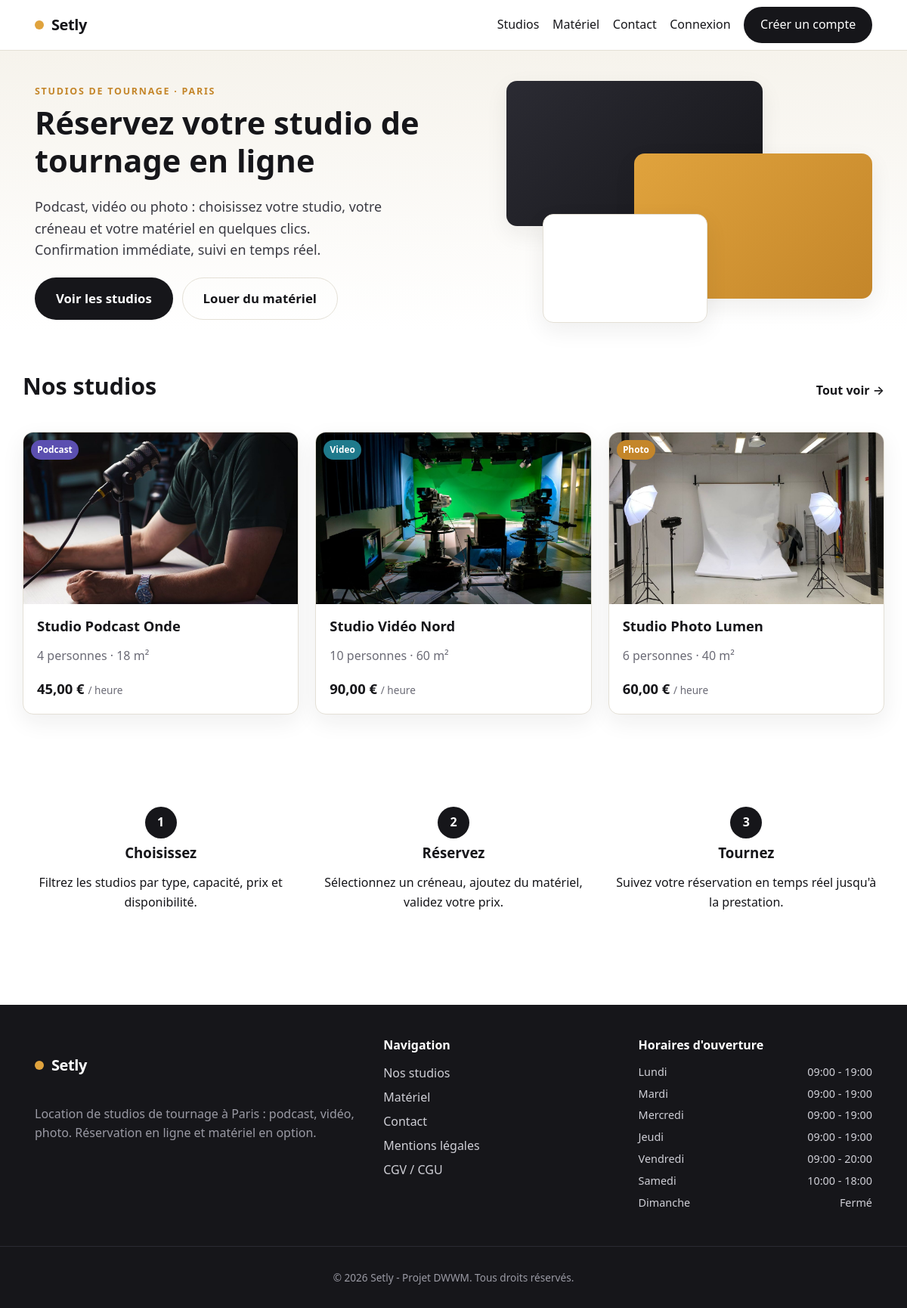
The page / on the database its author committed.
### tables this page shows
CREATE TABLE studio (
    id_studio           INT AUTO_INCREMENT PRIMARY KEY,
    id_type             INT NOT NULL,
    nom                 VARCHAR(120) NOT NULL,
    description         TEXT,
    capacite            INT NOT NULL,
    surface_m2          INT,
    tarif_horaire_cents INT NOT NULL,
    duree_min_heures    INT NOT NULL DEFAULT 2,
    conditions          TEXT,
    actif               TINYINT(1) NOT NULL DEFAULT 1,
    CONSTRAINT fk_studio_type FOREIGN KEY (id_type) REFERENCES type_studio(id_type)
);

CREATE TABLE type_studio (
    id_type      INT AUTO_INCREMENT PRIMARY KEY,
    libelle      VARCHAR(30) NOT NULL UNIQUE
);

CREATE TABLE horaire (
    id_horaire      INT AUTO_INCREMENT PRIMARY KEY,
    jour_semaine    VARCHAR(10) NOT NULL,
    heure_ouverture TIME,
    heure_fermeture TIME,
    ferme           TINYINT(1) NOT NULL DEFAULT 0
);

### src/Controller/Controller.php (called while the page is built, shortened)
<?php
abstract class Controller
{
    protected function view(string $template, array $data = [], string $layout = 'layouts/main'): void
    {
        View::render($template, $data, $layout);
    }
}

### src/Controller/PublicController.php (called while the page is built, shortened)
<?php
final class PublicController extends Controller
{
    public function home(Request $request): void
    {
        $this->view('public/home', [
            'title'    => 'Setly — Réservez votre studio de tournage',
            'studios'  => Studio::highlighted(3),
            'avis'     => Avis::validatedForHome(3),
            'horaires' => Horaire::all(),
        ]);
    }
}

### public/index.php (called while the page is built, shortened)
<?php
require __DIR__ . '/../src/bootstrap.php';
$routes = require __DIR__ . '/../config/routes.php';
$router = new Router($routes);
$router->dispatch(
    $_SERVER['REQUEST_METHOD'],
    parse_url($_SERVER['REQUEST_URI'], PHP_URL_PATH) ?: '/'
);

### src/bootstrap.php (called while the page is built, shortened)
<?php
spl_autoload_register(static function (string $class): void {
    $prefix  = 'App\\';
    $baseDir = __DIR__ . '/';
    $relative = substr($class, strlen($prefix));
    $file     = $baseDir . str_replace('\\', '/', $relative) . '.php';
});
App\Core\Config::load(require __DIR__ . '/../config/config.php');
require __DIR__ . '/helpers.php';

### src/Core/Config.php (called while the page is built, shortened)
<?php
final class Config
{
    private static array $items = [];
    public static function load(array $items): void
    {
        self::$items = $items;
    }
    public static function get(string $key, mixed $default = null): mixed
    {
        $segments = explode('.', $key);
        $value    = self::$items;
        foreach ($segments as $segment) {
            if (is_array($value) && array_key_exists($segment, $value)) {
                $value = $value[$segment];
            } else {
                return $default;
            }
        }
        return $value;
    }
}

### src/Core/Database.php (called while the page is built, shortened)
<?php
final class Database
{
    private static ?PDO $pdo = null;
    public static function connection(): PDO
    {
        if (self::$pdo instanceof PDO) {
            return self::$pdo;
        }
        $host = Config::get('db.host');
        $port = Config::get('db.port');
        $name = Config::get('db.name');
        $dsn  = "mysql:host={$host};port={$port};dbname={$name};charset=utf8mb4";
        $options = [
            PDO::ATTR_ERRMODE            => PDO::ERRMODE_EXCEPTION,
            PDO::ATTR_DEFAULT_FETCH_MODE => PDO::FETCH_ASSOC,
            PDO::ATTR_EMULATE_PREPARES   => false,
        ];
        $ca = (string) Config::get('db.ssl_ca');
        try {
            self::$pdo = new PDO($dsn, Config::get('db.user'), Config::get('db.pass'), $options);
        } catch (PDOException $e) {
            http_response_code(500);
            exit('Connexion à la base de données impossible.');
        }
        return self::$pdo;
    }
}

### src/Model/Studio.php (called while the page is built, shortened)
<?php
final class Studio
{
    public static function highlighted(int $limit = 3): array
    {
        $stmt = Database::connection()->prepare(
            "SELECT s.*, t.libelle AS type_libelle,
                    (SELECT url FROM studio_photo p WHERE p.id_studio = s.id_studio ORDER BY position LIMIT 1) AS photo
             FROM studio s JOIN type_studio t ON t.id_type = s.id_type
             WHERE s.actif = 1 ORDER BY s.id_studio LIMIT :lim"
        );
        $stmt->bindValue(':lim', $limit, \PDO::PARAM_INT);
        $stmt->execute();
        return $stmt->fetchAll();
    }
}

### src/Core/Security.php (called while the page is built, shortened)
<?php
final class Security
{
    public static function e(?string $value): string
    {
        return htmlspecialchars((string) $value, ENT_QUOTES, 'UTF-8');
    }
}

### src/helpers.php (called while the page is built, shortened)
<?php
if (!function_exists('e')) {
    function e(?string $value): string
    {
        return Security::e($value);
    }
}
if (!function_exists('price')) {
    function price(int $cents): string
    {
        return TarifService::format($cents);
    }
}
if (!function_exists('active')) {
    function active(string $path, string $class = 'is-active'): string
    {
        $current = parse_url($_SERVER['REQUEST_URI'] ?? '/', PHP_URL_PATH) ?: '/';
        return $current === $path ? $class : '';
    }
}

### src/Service/TarifService.php (called while the page is built, shortened)
<?php
final class TarifService
{
    public static function format(int $cents): string
    {
        return number_format($cents / 100, 2, ',', ' ') . ' €';
    }
}

### src/Core/Session.php (called while the page is built, shortened)
<?php
final class Session
{
    public static function has(string $key): bool
    {
        return isset($_SESSION[$key]);
    }
}

### src/Core/Auth.php (called while the page is built, shortened)
<?php
final class Auth
{
    public static function check(): bool
    {
        return Session::has('user');
    }
}

### src/Model/Horaire.php (called while the page is built, shortened)
<?php
final class Horaire
{
    public static function all(): array
    {
        $rows = Database::connection()->query("SELECT * FROM horaire")->fetchAll();
        usort($rows, static fn ($a, $b) =>
            array_search($a['jour_semaine'], self::ORDER, true) <=> array_search($b['jour_semaine'], self::ORDER, true)
        );
        return $rows;
    }
}

### views/public/home.php (the view, shortened to what this page needs)
<section class="hero">
    <div class="container hero__inner">
        <div class="hero__text">
            <p class="eyebrow">Studios de tournage · Paris</p>
            <h1>Réservez votre studio de tournage en ligne</h1>
            <p class="lead">Podcast, vidéo ou photo : choisissez votre studio, votre créneau et votre matériel en quelques clics. Confirmation immédiate, suivi en temps réel.</p>
            <div class="hero__actions">
                <a class="btn btn--primary btn--lg" href="/studios">Voir les studios</a>
                <a class="btn btn--ghost btn--lg" href="/materiel">Louer du matériel</a>
            </div>
        </div>
        <div class="hero__media" aria-hidden="true">
            <div class="hero__card hero__card--1"></div>
            <div class="hero__card hero__card--2"></div>
            <div class="hero__card hero__card--3"></div>
        </div>
    </div>
</section>
<section class="container section">
    <div class="section__head">
        <h2>Nos studios</h2>
        <a class="link-more" href="/studios">Tout voir →</a>
    </div>
    <div class="grid grid--3">
        <?php foreach ($studios as $s): ?>
            <article class="card studio-card">
                <a class="studio-card__media" href="/studios/<?= (int) $s['id_studio'] ?>">
                    <img src="<?= e($s['photo'] ?? '/assets/img/studios/placeholder.svg') ?>" alt="Aperçu du <?= e($s['nom']) ?>" loading="lazy">
                    <span class="badge badge--<?= e($s['type_libelle']) ?>"><?= e(ucfirst($s['type_libelle'])) ?></span>
                </a>
                <div class="card__body">
                    <h3><a href="/studios/<?= (int) $s['id_studio'] ?>"><?= e($s['nom']) ?></a></h3>
                    <p class="muted"><?= e($s['capacite']) ?> personnes · <?= e($s['surface_m2']) ?> m²</p>
                    <p class="price"><?= price((int) $s['tarif_horaire_cents']) ?> <span>/ heure</span></p>
                </div>
            </article>
        <?php endforeach; ?>
    </div>
</section>
<section class="container section">
    <div class="steps">
        <div class="step"><span class="step__num">1</span><h3>Choisissez</h3><p>Filtrez les studios par type, capacité, prix et disponibilité.</p></div>
        <div class="step"><span class="step__num">2</span><h3>Réservez</h3><p>Sélectionnez un créneau, ajoutez du matériel, validez votre prix.</p></div>
        <div class="step"><span class="step__num">3</span><h3>Tournez</h3><p>Suivez votre réservation en temps réel jusqu'à la prestation.</p></div>
    </div>
</section>

### src/Core/Router.php (shortened to what this page needs)
<?php
final class Router
{
    public function dispatch(string $method, string $path): void
    {
        $path = rtrim($path, '/') ?: '/';
        foreach ($this->routes as [$routeMethod, $routePath, $handler, $access]) {
            $pattern = $this->toRegex($routePath);
            if (preg_match($pattern, $path, $matches)) {
                $params = array_filter(
                    $matches,
                    static fn ($k) => !is_int($k),
                    ARRAY_FILTER_USE_KEY
                );
                [$class, $action] = explode('@', $handler);
                $controller = new $fqcn();
                $controller->$action(new Request(), ...array_values($params));
                return;
            }
        }
    }
    private function toRegex(string $path): string
    {
        $regex = preg_replace('#\{([a-zA-Z_]+)\}#', '(?P<$1>[^/]+)', $path);
        return '#^' . $regex . '$#';
    }
}

### src/Core/View.php (shortened to what this page needs)
<?php
final class View
{
    private static string $base = __DIR__ . '/../../views/';
    public static function render(string $template, array $data = [], string $layout = 'layouts/main'): void
    {
        $content = self::partial($template, $data);
        $data['content'] = $content;
        echo self::partial($layout, $data);
    }
    public static function partial(string $template, array $data = []): string
    {
        $file = self::$base . $template . '.php';
        extract($data, EXTR_SKIP);
        require $file;
        return (string) ob_get_clean();
    }
}

### views/layouts/main.php (shortened to what this page needs)
<?php use App\Core\View; ?><!DOCTYPE html>
<html lang="fr">
<head>
    <link rel="stylesheet" href="/assets/css/style.css">
</head>
<body>
    <?= View::partial('partials/header') ?>
    <main id="contenu" class="site-main">
        <?= $content ?? '' ?>
    </main>
    <?= View::partial('partials/footer') ?>
</body>
</html>

### views/partials/header.php (shortened to what this page needs)
<header class="site-header">
    <div class="container site-header__inner">
        <a class="brand" href="/">
            <span class="brand__dot" aria-hidden="true"></span>Setly
        </a>
        <nav id="nav-principal" class="site-nav" aria-label="Navigation principale">
            <a class="<?= active('/studios') ?>" href="/studios">Studios</a>
            <a class="<?= active('/materiel') ?>" href="/materiel">Matériel</a>
            <a class="<?= active('/contact') ?>" href="/contact">Contact</a>
            <?php if (Auth::check()): ?>
                <?php if (Auth::hasRole('client')): ?>
                    <a class="<?= active('/mes-reservations') ?>" href="/mes-reservations">Mes réservations</a>
                    <a class="<?= active('/mon-compte') ?>" href="/mon-compte">Mon compte</a>
                <?php endif; ?>
                <?php if (Auth::isStaff()): ?>
                    <a class="btn btn--ghost" href="/back-office">Back-office</a>
                <?php endif; ?>
                <form action="/deconnexion" method="post" class="inline-form">
                    <?= csrf_field() ?>
                    <button type="submit" class="btn btn--ghost">Déconnexion</button>
                </form>
            <?php else: ?>
                <a class="<?= active('/connexion') ?>" href="/connexion">Connexion</a>
                <a class="btn btn--primary" href="/inscription">Créer un compte</a>
            <?php endif; ?>
        </nav>
    </div>
</header>

### views/partials/footer.php
<?php use App\Model\Horaire; $horairesFooter = Horaire::all(); ?>
<footer class="site-footer">
    <div class="container site-footer__grid">
        <div>
            <p class="brand brand--light"><span class="brand__dot" aria-hidden="true"></span>Setly</p>
            <p class="muted">Location de studios de tournage à Paris : podcast, vidéo, photo. Réservation en ligne et matériel en option.</p>
        </div>
        <nav aria-label="Liens de pied de page">
            <h2 class="site-footer__title">Navigation</h2>
            <ul class="site-footer__links">
                <li><a href="/studios">Nos studios</a></li>
                <li><a href="/materiel">Matériel</a></li>
                <li><a href="/contact">Contact</a></li>
                <li><a href="/mentions-legales">Mentions légales</a></li>
                <li><a href="/cgv">CGV / CGU</a></li>
            </ul>
        </nav>
        <div>
            <h2 class="site-footer__title">Horaires d'ouverture</h2>
            <ul class="site-footer__hours">
                <?php foreach ($horairesFooter as $h): ?>
                    <li>
                        <span><?= e(ucfirst($h['jour_semaine'])) ?></span>
                        <span><?= (int) $h['ferme'] === 1
                            ? 'Fermé'
                            : e(substr((string) $h['heure_ouverture'], 0, 5)) . ' - ' . e(substr((string) $h['heure_fermeture'], 0, 5)) ?></span>
                    </li>
                <?php endforeach; ?>
            </ul>
        </div>
    </div>
    <div class="site-footer__bottom">
        <p>© <?= date('Y') ?> Setly - Projet DWWM. Tous droits réservés.</p>
    </div>
</footer>

### rows shown on the page
studio: shows a picture, id_type.libelle "Podcast", nom "Studio Podcast Onde", capacite "4", surface_m2 "18", tarif_horaire_cents "45,00 €"
studio: shows a picture, id_type.libelle "Video", nom "Studio Vidéo Nord", capacite "10", surface_m2 "60", tarif_horaire_cents "90,00 €"
studio: shows a picture, id_type.libelle "Photo", nom "Studio Photo Lumen", capacite "6", surface_m2 "40", tarif_horaire_cents "60,00 €"
horaire: jour_semaine "Lundi", heure_ouverture "09:00", heure_fermeture "19:00"
horaire: jour_semaine "Mardi", heure_ouverture "09:00", heure_fermeture "19:00"
horaire: jour_semaine "Mercredi", heure_ouverture "09:00", heure_fermeture "19:00"
horaire: jour_semaine "Jeudi", heure_ouverture "09:00", heure_fermeture "19:00"
horaire: jour_semaine "Vendredi", heure_ouverture "09:00", heure_fermeture "20:00"
horaire: jour_semaine "Samedi", heure_ouverture "10:00", heure_fermeture "18:00"
horaire: jour_semaine "Dimanche", ferme "Fermé"
